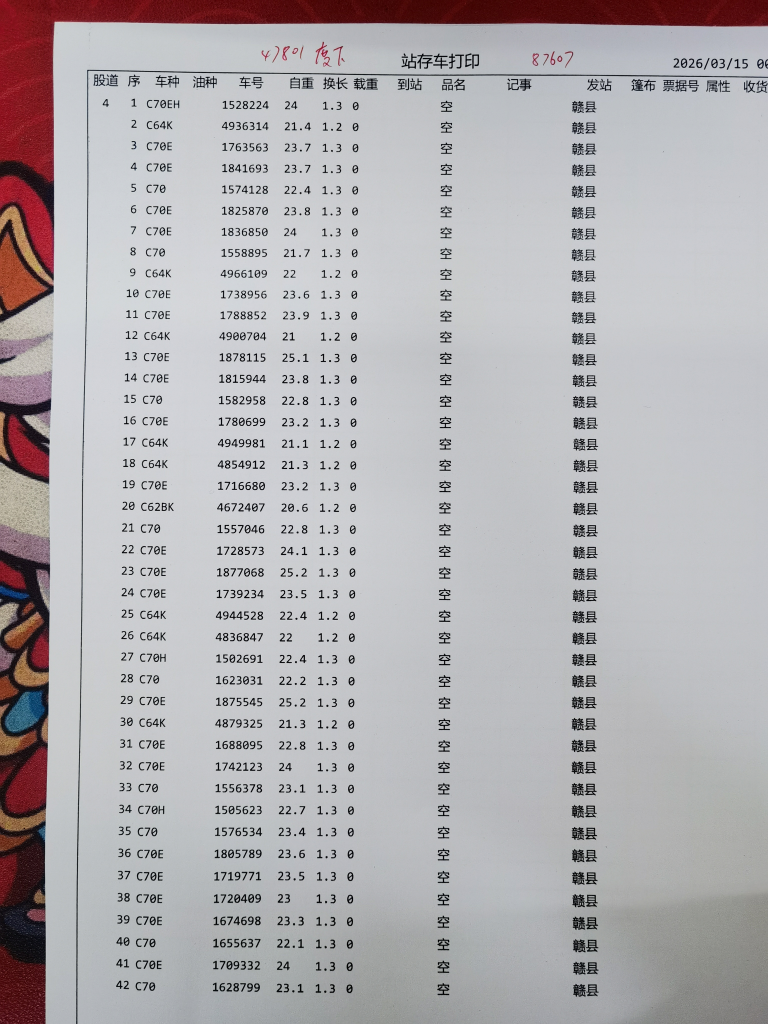
#> input picture OCR/fig_test/1/0.jpg, 3072 x 4096 px (shown at 1/4 size)
$ python -i run_bottom_merge_ocr.py   (imports and definitions only)
#> lines starting #> are read from the running program, lines starting #| are printed output that depends on the picture
#> further down, picture is the input picture: shape (4096, 3072, 3); mean B, G, R 177.9, 175, 178
#!/usr/bin/env python3
"""
底部区域 OCR + 同行框拼接：解决长数字串被拆成多个框的问题
"""

import os
import re
import sys
import cv2
import json
import numpy as np
from datetime import timedelta
from collections import Counter, defaultdict

from paddleocr import PaddleOCR

os.environ['KMP_DUPLICATE_LIB_OK'] = 'TRUE'
# [1 line not run here, left out]

VIDEO_PATH = '车厢号识别/MV-CS050-60GC (DA6979473)（IP地址192.168.11.117）/MV-CS050-60GC (DA6979473)/Video_20260420103956155.avi'
OUTPUT_DIR = 'output_viz_bottom_merge'
INTERVAL_SEC = 0.05

BOTTOM_Y_START = 0.75
BOTTOM_Y_END = 1.0

FLATCAR_TYPES = {'X70', 'X6K', 'X2K', 'X2H', 'X4K', 'NX70', 'NX17', 'NX17B', 'C70', 'C70E', 'C80'}
FLATCAR_CORRECTION = {
    'X7O': 'X70', 'X7D': 'X70', 'X7B': 'X70', 'X70E': 'X70',
    '70': 'X70', 'X': 'X70',
    'C7O': 'C70', 'C7D': 'C70', 'C7B': 'C70', 'CO': 'C70',
    'C70B': 'C70', 'C70H': 'C70', 'C7OE': 'C70E',
}

# [24 lines left out: function fix_flatcar_type, not called in this run]

def preprocess_for_dark(img):
    lab = cv2.cvtColor(img, cv2.COLOR_BGR2LAB)
#> lab: shape (4096, 3072, 3); mean of channels 0, 1, 2 182.3, 129.9, 127.5
    l, a, b = cv2.split(lab)
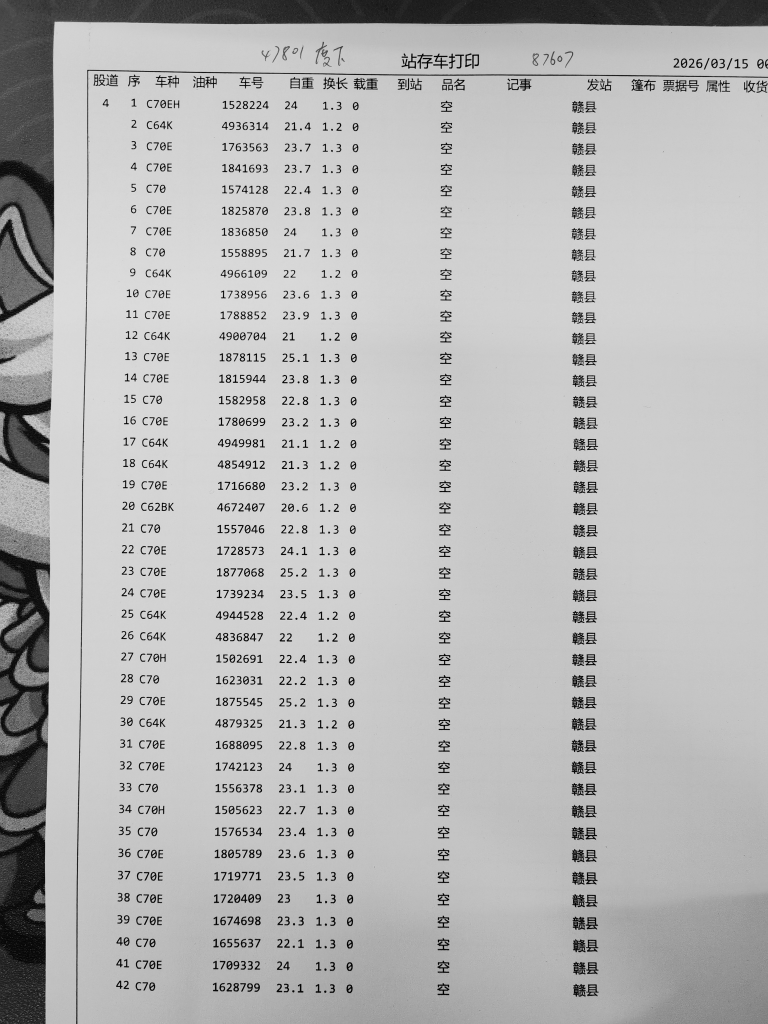
#> l: shape (4096, 3072) (shown at 1/4 size); min 0, max 246, mean 182.3
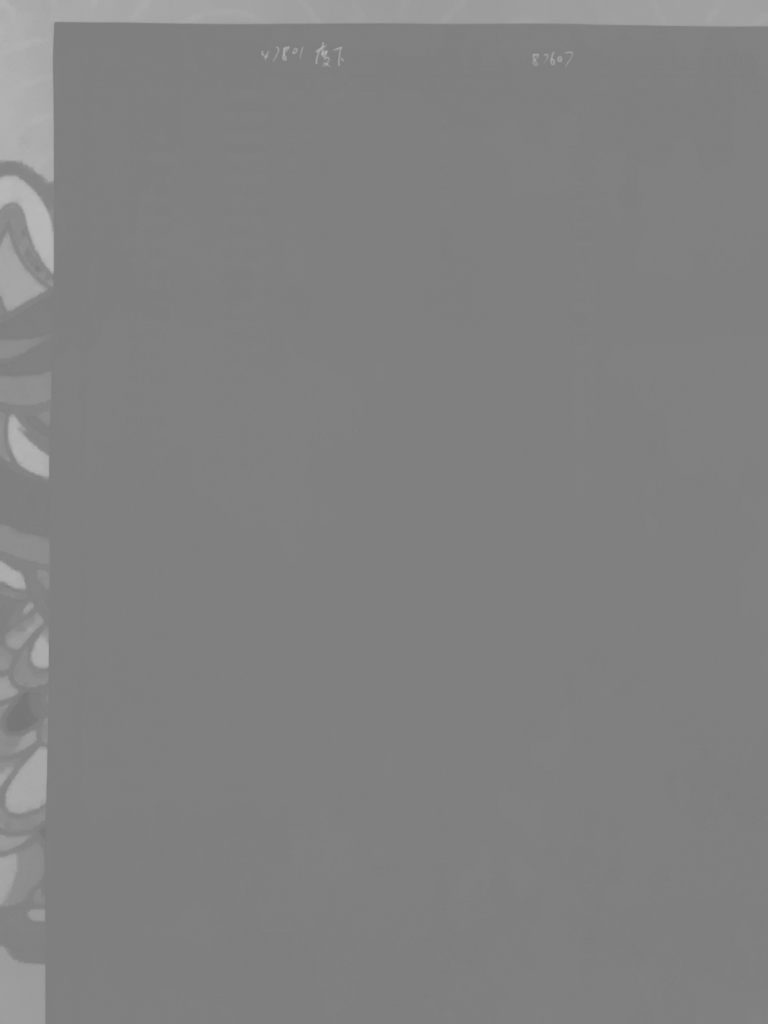
#> a: shape (4096, 3072) (shown at 1/4 size); min 115, max 186, mean 129.9
    clahe = cv2.createCLAHE(clipLimit=3.0, tileGridSize=(8, 8))
    l = clahe.apply(l)
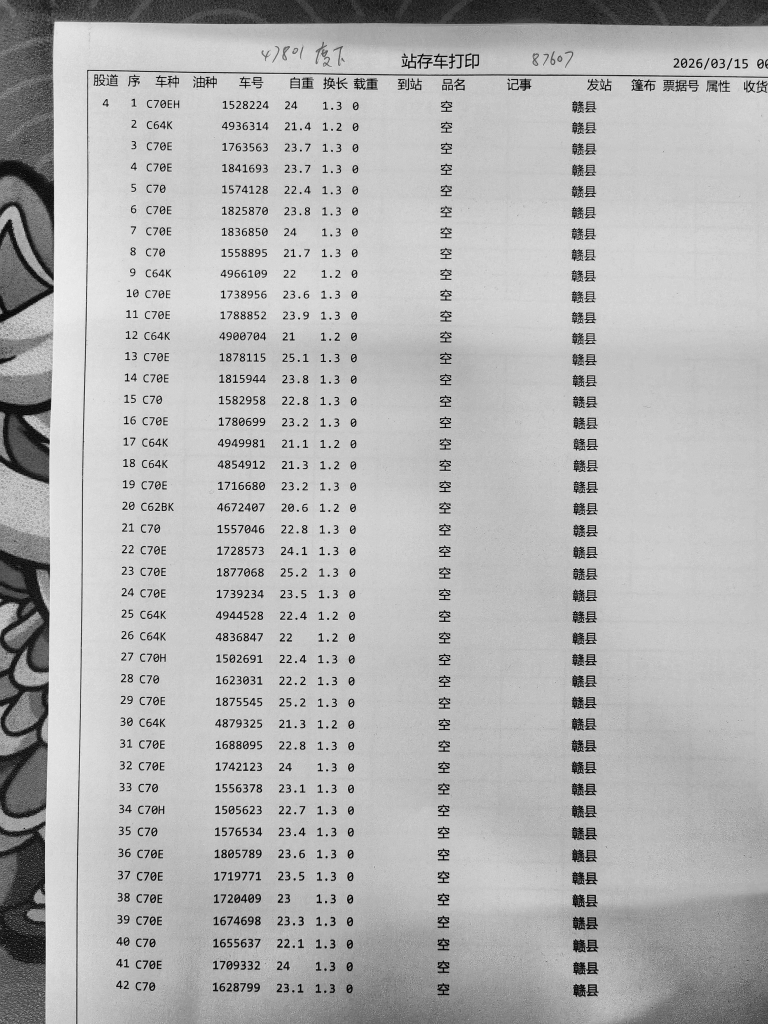
#> l: shape (4096, 3072) (shown at 1/4 size); min 0, max 248, mean 179.2
    return cv2.cvtColor(cv2.merge([l, a, b]), cv2.COLOR_LAB2BGR)
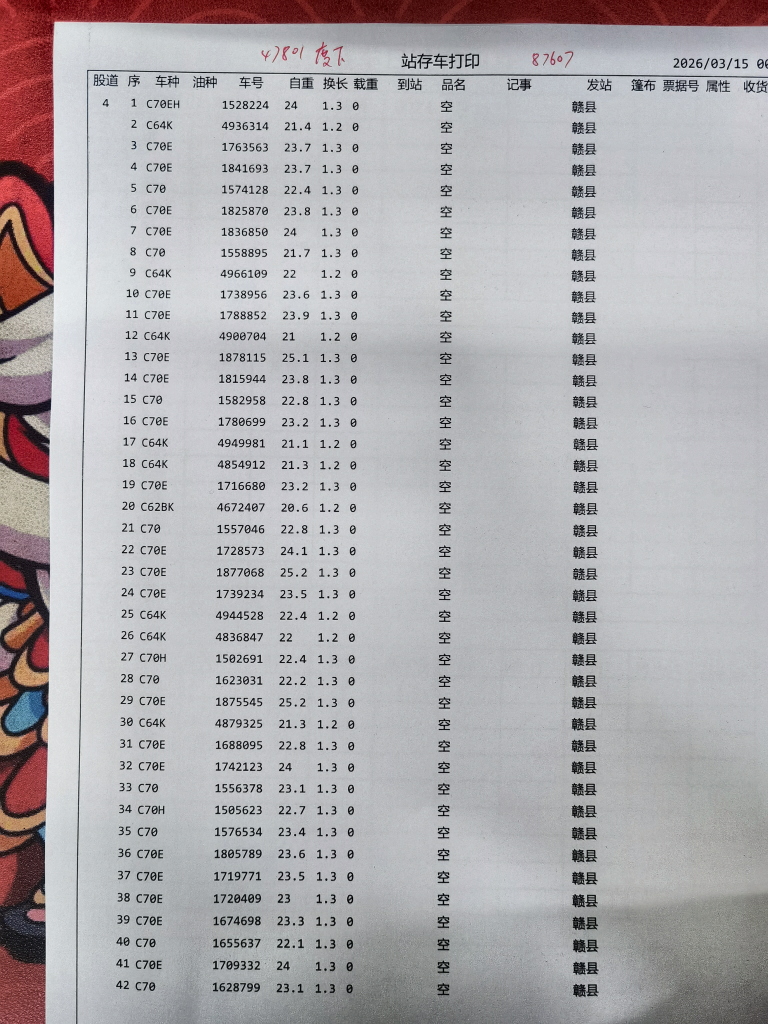
#> returned value: shape (4096, 3072, 3) (shown at 1/4 size); mean B, G, R 174.6, 171.9, 174.7

def format_ts(sec):
    td = timedelta(seconds=sec)
    return str(td)[:-3] if '.' in str(td) else str(td) + '.000'

# [215 lines left out: functions extract_frames, merge_boxes_by_row, extract_candidates, merge_numbers_by_overlap, draw_merged_results, not called in this run]

class FlatcarBottomProcessor:
    """平板车底部区域单图处理器（基于同行框拼接）。"""

    # [26 lines left out: function __init__, not called in this run]

    @property
    def available(self) -> bool:
        return self.ocr is not None

    # [174 lines left out: functions process_bytes, process_raw_bytes, _process_img, main, not called in this run]


# [2 lines not run here, left out]

>>> import cv2
>>> picture = cv2.imread('../OCR/fig_test/1/0.jpg')
>>> result = preprocess_for_dark(picture)
